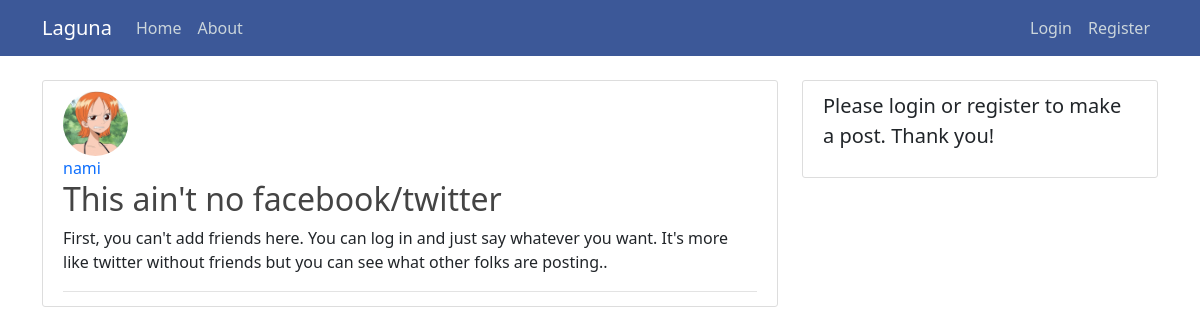
/post/27/, run on the app's committed database.
### blog/models.py (models this page shows, shortened)
class Post(models.Model):
    title = models.CharField(max_length=100)
    content = models.TextField()
    Date_Posted = models.DateTimeField(default=timezone.now)
    author = models.ForeignKey(User, on_delete=models.CASCADE)

### users/models.py (models this page shows, shortened)
class Profile(models.Model):
    user = models.OneToOneField(User, on_delete=models.CASCADE)
    image = models.ImageField(default='default.jpg', upload_to='profile_pics')

### blog/views.py (the view)
# urls.py: path('post/<int:pk>/', PostDetailView.as_view(), name='post-detail'),
class PostDetailView(DetailView):
    model = Post

### blog/templates/blog/post_detail.html (shortened to what this page needs)
{% extends "blog/base.html" %} {% block content %}
<article class="media content-section">
  <img
    class="rounded-circle article-img"
    src="{{ object.author.profile.image.url }}"
  />
  <div class="media-body">
    <div class="article-metadata">
      <a class="mr-2" href="#">{{ object.author }}</a>
      <h2 class="article-title">{{ object.title }}</h2>
      <p class="article-content">{{ object.content }}</p>
    </div>
  </div>
</article>
{% endblock content %}

### blog/static/blog/main.css (style rules this page uses)
body { background: #fafafa; color: #333333; margin-top: 5rem; padding-top: 80px; }
h1, h2, h3, h4, h5, h6 { color: #444444; }
.content-section { background: #ffffff; padding: 10px 20px; border: 1px solid #dddddd; border-radius: 3px; margin-bottom: 20px; }
.article-title { color: #444444; }
.article-content { white-space: pre-line; }
.article-img { height: 65px; width: 65px; margin-right: 16px; }
.article-metadata { padding-bottom: 1px; margin-bottom: 4px; border-bottom: 1px solid #e3e3e3 }
a { text-decoration: none !important; }

### data on the page
Post: author.profile.image (picture), author "nami", title "This ain't no facebook/twitter", content "First, you can't add friends here. You can log in and just say whatever you want. It's more like twitter without friends but you can see what other folks are posting.."
